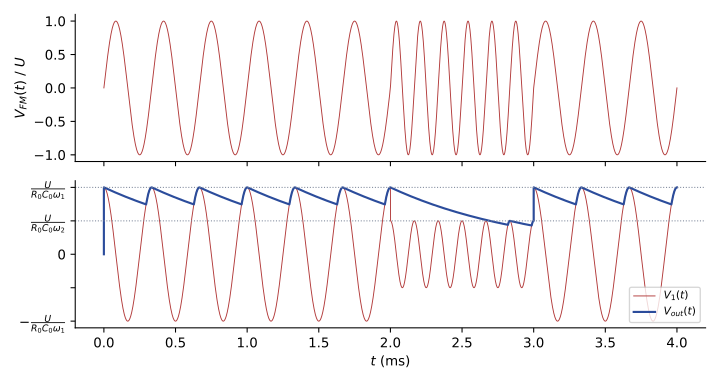

Write the Python code that produced this figure.
"""EARF1 ch. 3 — TD 3, exercice 2 : intégrateur puis détecteur d'enveloppe sur un signal à deux fréquences.
Complément : simulation (f_FM1 = 3 kHz de 0 à 2 ms et de 3 à 4 ms, f_FM2 = 6 kHz de 2 à 3 ms ; valeurs
choisies d'après l'allure de la figure 4 de l'énoncé [td3, p. 3] ; R0C0 normalisé, R1C1 = 1 ms ; V1 tracée en régime établi, sans la constante d'intégration)."""
import numpy as np
import matplotlib
matplotlib.use("Agg")
import matplotlib.pyplot as plt
plt.rcParams.update({"font.family": "sans-serif", "font.size": 10, "svg.fonttype": "none"})
ROUGE, BLEU, GRIS = "#B23A3A", "#2B4C9B", "#7E889B"
t = np.linspace(0, 4e-3, 80000); dt = t[1] - t[0]
f = np.where((t >= 2e-3) & (t < 3e-3), 6e3, 3e3)
ph = 2 * np.pi * np.cumsum(f) * dt
v = np.sin(ph)
w0 = 2 * np.pi * 3e3                       # normalisation : R0C0 = 1/w0 (amplitude 1 à 3 kHz)
v1 = (w0 / (2 * np.pi * f)) * np.cos(ph)   # régime établi de l'intégrateur : U cos(wt) / (R0C0 w)
tau = 1e-3; out = np.zeros_like(t)
for i in range(1, len(t)):
    out[i] = max(v1[i], out[i - 1] * np.exp(-dt / tau))
fig, ax = plt.subplots(2, 1, figsize=(7.5, 4), sharex=True)
ax[0].plot(t * 1e3, v, color=ROUGE, lw=0.7); ax[0].set_ylabel("$V_{FM}(t)$ / $U$")
ax[1].plot(t * 1e3, v1, color=ROUGE, lw=0.7, label="$V_1(t)$")
ax[1].plot(t * 1e3, out, color=BLEU, lw=1.6, label="$V_{out}(t)$")
ax[1].axhline(0.5, color=GRIS, ls=":", lw=0.8); ax[1].axhline(1, color=GRIS, ls=":", lw=0.8)
ax[1].set_yticks([-1, -0.5, 0, 0.5, 1]); ax[1].set_yticklabels(["$-\\frac{U}{R_0C_0\\omega_1}$", "", "0", "$\\frac{U}{R_0C_0\\omega_2}$", "$\\frac{U}{R_0C_0\\omega_1}$"])
ax[1].legend(fontsize=8, loc="lower right"); ax[1].set_xlabel("$t$ (ms)")
for a in ax: a.spines[["top", "right"]].set_visible(False)
fig.tight_layout(); fig.savefig("03-td3-demodulateur-fm.svg")
